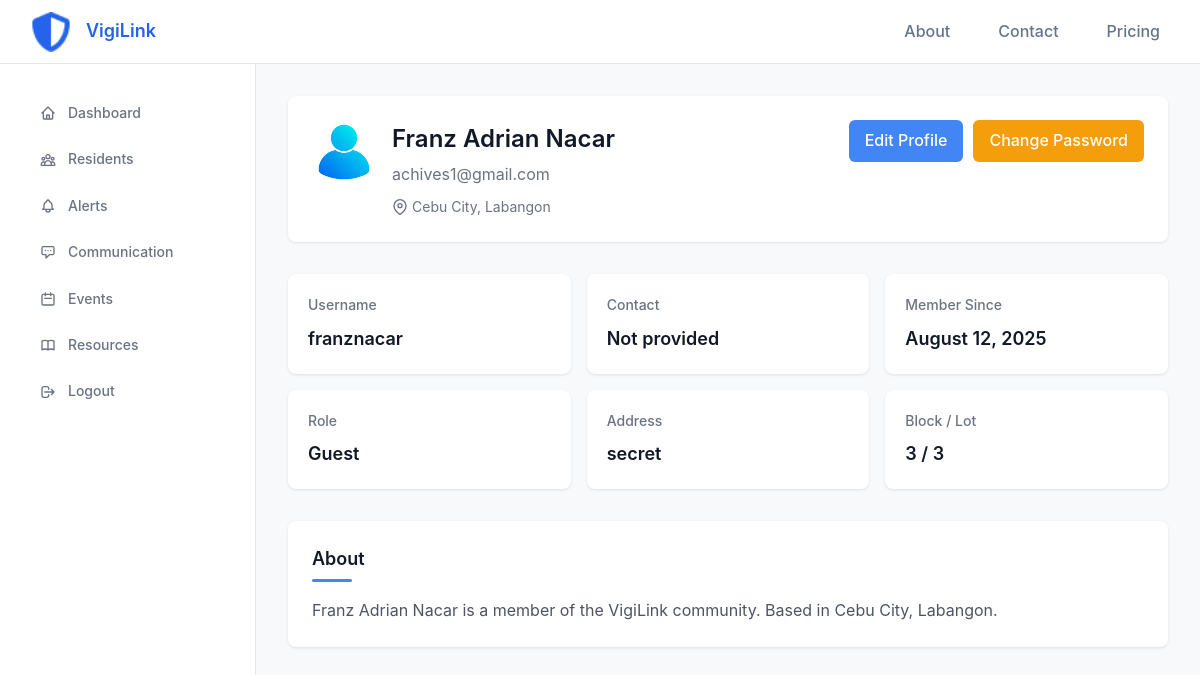
Page /user/profile/ (signed in) on the committed database.
### accounts/models.py (models this page shows, shortened)
class User(AbstractUser):
    first_name = None
    last_name = None
    ROLE_CHOICES = (
        ('guest', 'Guest'),
        ('resident', 'Resident'),
        ('communityowner', 'Community Owner'),
        ('security', 'Security'),
        ('admin', 'Admin'),
    )
    full_name = models.CharField(max_length=300, blank=True)
    city = models.ForeignKey(City, on_delete=models.SET_NULL, null=True, blank=True)
    district = models.ForeignKey(District, on_delete=models.SET_NULL, null=True, blank=True)
    contact = models.CharField(max_length=50, blank=True)
    is_verified = models.BooleanField(default=False)
    verification_code = models.CharField(max_length=6, blank=True, null=True)
    verification_code_created = models.DateTimeField(null=True, blank=True)
    profile_picture = models.ImageField(upload_to='profile_pictures/', default='accounts/static/accounts/images/profile.png')
    role = models.CharField(max_length=20, choices=ROLE_CHOICES, default='guest')
    address = models.TextField(blank=True)
    block = models.CharField(max_length=50, blank=True)
    lot = models.CharField(max_length=50, blank=True)
    about = models.TextField(blank=True, help_text='A short bio or description about yourself')
    objects = CustomUserManager()
    USERNAME_FIELD = 'username'
    REQUIRED_FIELDS = ['email', 'full_name']
    class Meta:
        verbose_name = _('user')
        verbose_name_plural = _('users')
    def __str__(self):
        return self.username

class City(models.Model):
    name = models.CharField(max_length=100)
    class Meta:
        verbose_name = _('city')
        verbose_name_plural = _('cities')

class District(models.Model):
    name = models.CharField(max_length=100)
    city = models.ForeignKey(City, on_delete=models.CASCADE, related_name='districts')
    class Meta:
        verbose_name = _('district')
        verbose_name_plural = _('districts')

### user_panel/views.py (the view)
# urls.py: path('profile/', views.view_profile, name='view_profile'),
@login_required
def view_profile(request, user_id=None):
    try:
        if user_id:
            profile_user = get_object_or_404(User, id=user_id)
        else:
            profile_user = request.user
        is_own_profile = profile_user.id == request.user.id
        context = {
            'user': profile_user,
            'is_own_profile': is_own_profile
        }
        return render(request, 'dashboard/view_profile.html', context)
    except Exception as e:
        logger.error(f"Error rendering profile view: {str(e)}")
        return HttpResponse(f"Error loading profile: {str(e)}")

### user_panel/templates/dashboard/view_profile.html (shortened to what this page needs)
{% extends 'dashboard/base.html' %}
{% load static %}
{% block extra_css %}
<link rel="stylesheet" href="{% static 'dashboard/css/view_profile.css' %}">
{% endblock %}
{% block content %}
            <div class="profile-header">
                <div class="profile-info">
                    {% if user.profile_picture %}
                        <div class="profile-avatar">
                            <img src="{{ user.profile_picture.url }}" alt="{{ user.full_name }}" class="avatar-img" onerror="this.src='/static/accounts/images/profile.png'">
                        </div>
                    {% else %}
                        <div class="profile-avatar">
                            {{ user.username|slice:":2"|upper }}
                        </div>
                    {% endif %}
                    <div class="profile-details">
                        <h1>{{ user.full_name }}</h1>
                        <p class="profile-email">{{ user.email }}</p>
                        <div class="profile-location">
                            <svg width="16" height="16" viewBox="0 0 24 24" fill="none" stroke="currentColor" stroke-width="2">
                                <path d="M21 10c0 7-9 13-9 13s-9-6-9-13a9 9 0 0 1 18 0z"></path>
                                <circle cx="12" cy="10" r="3"></circle>
                            </svg>
                            {% if user.city %}{{ user.city.name }}{% if user.district %}, {{ user.district.name }}{% endif %}{% else %}Location not set{% endif %}
                        </div>
                    </div>
                </div>
                {% if is_own_profile %}
                <div class="edit-btn-container">
                    <a href="{% url 'user_panel:edit_profile' %}" class="edit-btn">Edit Profile</a>
                    <a href="{% url 'user_panel:change_password' %}" class="edit-btn" style="background-color: #f59e0b; margin-left: 10px;">Change Password</a>
                </div>
                {% endif %}
            </div>
            <div class="stats-grid">
                <div class="stat-item">
                    <h3>Username</h3>
                    <p>{{ user.username }}</p>
                </div>
                <div class="stat-item">
                    <h3>Contact</h3>
                    <p>{{ user.contact|default:"Not provided" }}</p>
                </div>
                <div class="stat-item">
                    <h3>Member Since</h3>
                    <p>{{ user.date_joined|date:"F j, Y" }}</p>
                </div>
                <div class="stat-item">
                    <h3>Role</h3>
                    <p>{{ user.get_role_display|default:"Resident" }}</p>
                </div>
                <div class="stat-item">
                    <h3>Address</h3>
                    <p>{{ user.address|default:"Not provided" }}</p>
                </div>
                <div class="stat-item">
                    <h3>Block / Lot</h3>
                    <p>{% if user.block or user.lot %}{{ user.block }} / {{ user.lot }}{% else %}Not provided{% endif %}</p>
                </div>
            </div>
            <section class="about-section">
                <h2 class="section-title">About</h2>
                <p class="about-text">
                    {% if user.about %}
                        {{ user.about }}
                    {% else %}
                        {{ user.full_name }} is a member of the VigiLink community.
                        {% if user.city %}
                        Based in {{ user.city.name }}{% if user.district %}, {{ user.district.name }}{% endif %}.
                        {% endif %}
                    {% endif %}
                </p>
            </section>
{% endblock %}

### user_panel/static/dashboard/css/dashboard_styles.css (style rules this page uses)
* { margin: 0; padding: 0; box-sizing: border-box; }
body { font-family: -apple-system, BlinkMacSystemFont, 'Segoe UI', Roboto, 'Helvetica Neue', Arial, sans-serif; background-color: #fafafa; color: #1f2937; line-height: 1.6; }
.avatar-img { width: 100%; height: 100%; object-fit: cover; }

### user_panel/static/dashboard/css/view_profile.css (style rules this page uses)
* { margin: 0; padding: 0; box-sizing: border-box; }
body { font-family: -apple-system, BlinkMacSystemFont, 'Segoe UI', Roboto, 'Helvetica Neue', Arial, sans-serif; background-color: #f8f9fa; color: #6b7280; line-height: 1.6; }
.profile-header { display: flex; justify-content: space-between; align-items: flex-start; margin-bottom: 2rem; background-color: white; padding: 1.5rem; border-radius: 0.5rem; box-shadow: 0 1px 3px rgba(0, 0, 0, 0.1); transition: padding 0.3s ease, flex-direction 0.3s ease; }
.profile-info { display: flex; gap: 1rem; transition: flex-direction 0.3s ease, align-items 0.3s ease, width 0.3s ease; }
.profile-avatar { width: 64px; height: 64px; border-radius: 50%; display: flex; align-items: center; justify-content: center; color: white; font-weight: 600; font-size: 1.25rem; overflow: hidden; }
.avatar-img { width: 100%; height: 100%; object-fit: cover; }
.profile-details h1 { font-size: 1.5rem; font-weight: 600; color: #111827; margin-bottom: 0.25rem; }
.profile-email { color: #6b7280; margin-bottom: 0.5rem; }
.profile-location { display: flex; align-items: center; gap: 0.25rem; color: #6b7280; font-size: 0.875rem; }
.edit-btn-container { display: flex; justify-content: center; }
.edit-btn { background: #4285f4; color: white; border: none; padding: 0.5rem 1rem; border-radius: 0.375rem; font-weight: 500; cursor: pointer; transition: all 0.2s ease; text-decoration: none; display: inline-block; }
.stats-grid { display: grid; grid-template-columns: repeat(auto-fit, minmax(250px, 1fr)); gap: 1rem; margin-bottom: 2rem; transition: grid-template-columns 0.3s ease, gap 0.3s ease; }
.stat-item { background: white; border-radius: 0.5rem; padding: 1.25rem; box-shadow: 0 1px 3px rgba(0, 0, 0, 0.1); transition: transform 0.2s, box-shadow 0.2s; }
.stat-item h3 { font-size: 0.875rem; color: #6b7280; margin-bottom: 0.5rem; font-weight: 500; }
.stat-item p { font-size: 1.125rem; font-weight: 600; color: #111827; }
.about-section { background: white; border-radius: 0.5rem; padding: 1.5rem; margin-bottom: 2rem; box-shadow: 0 1px 3px rgba(0, 0, 0, 0.1); }
.section-title { font-size: 1.125rem; font-weight: 600; color: #111827; margin-bottom: 1rem; position: relative; padding-bottom: 0.5rem; }
.section-title:after { content: ''; position: absolute; bottom: 0; left: 0; width: 40px; height: 3px; background: #4285f4; border-radius: 3px; }
.about-text { color: #4b5563; line-height: 1.6; font-size: 1rem; }

### rows in the picture
User: profile_picture (placeholder picture), full_name "Franz Adrian Nacar", email "achives1@gmail.com", city.name "Cebu City", district.name "Labangon", username "franznacar", contact "Not provided", date_joined "August 12, 2025", role "Guest", address "secret", block "3", lot "3"
